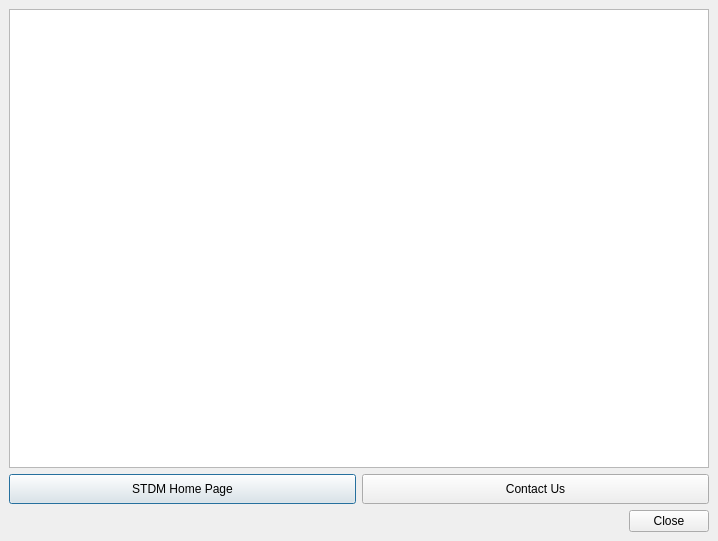
<?xml version="1.0" encoding="UTF-8"?>
<ui version="4.0">
 <class>frmAbout</class>
 <widget class="QDialog" name="frmAbout">
  <property name="geometry">
   <rect>
    <x>0</x>
    <y>0</y>
    <width>718</width>
    <height>541</height>
   </rect>
  </property>
  <property name="sizePolicy">
   <sizepolicy hsizetype="Preferred" vsizetype="Preferred">
    <horstretch>0</horstretch>
    <verstretch>0</verstretch>
   </sizepolicy>
  </property>
  <property name="windowTitle">
   <string>About STDM</string>
  </property>
  <property name="layoutDirection">
   <enum>Qt::LeftToRight</enum>
  </property>
  <layout class="QGridLayout" name="gridLayout">
   <item row="0" column="0" colspan="2">
    <widget class="QTextEdit" name="txtAbout">
     <property name="readOnly">
      <bool>true</bool>
     </property>
    </widget>
   </item>
   <item row="1" column="0">
    <widget class="QPushButton" name="btnSTDMHome">
     <property name="minimumSize">
      <size>
       <width>0</width>
       <height>30</height>
      </size>
     </property>
     <property name="text">
      <string>STDM Home Page</string>
     </property>
    </widget>
   </item>
   <item row="1" column="1">
    <widget class="QPushButton" name="btnContactUs">
     <property name="minimumSize">
      <size>
       <width>0</width>
       <height>30</height>
      </size>
     </property>
     <property name="text">
      <string>Contact Us</string>
     </property>
    </widget>
   </item>
   <item row="2" column="0" colspan="2">
    <widget class="QDialogButtonBox" name="buttonBox">
     <property name="standardButtons">
      <set>QDialogButtonBox::Close</set>
     </property>
    </widget>
   </item>
  </layout>
 </widget>
 <layoutdefault spacing="6" margin="9"/>
 <resources>
  <include location="../resources.qrc"/>
 </resources>
 <connections>
  <connection>
   <sender>buttonBox</sender>
   <signal>rejected()</signal>
   <receiver>frmAbout</receiver>
   <slot>reject()</slot>
   <hints>
    <hint type="sourcelabel">
     <x>236</x>
     <y>404</y>
    </hint>
    <hint type="destinationlabel">
     <x>236</x>
     <y>212</y>
    </hint>
   </hints>
  </connection>
 </connections>
</ui>
